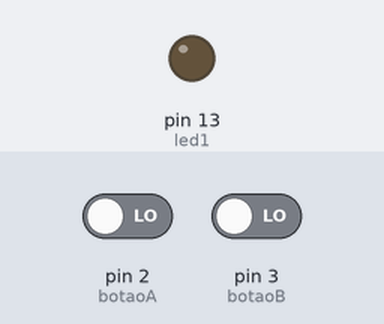
The sketch below on a simulated Arduino Uno, built with avr-gcc and run on an emulated ATmega328P. On the bench: output pins drawn as LEDs (lit = HIGH). Inputs (shaded band) come from the test bench; at power-on: pin 2 (botaoA) LOW, pin 3 (botaoB) LOW.

Above: at 1.2 s.
1.3 s: pin 2 (botaoA) driven HIGH and pin 3 (botaoB) driven HIGH
At 2.1 s:
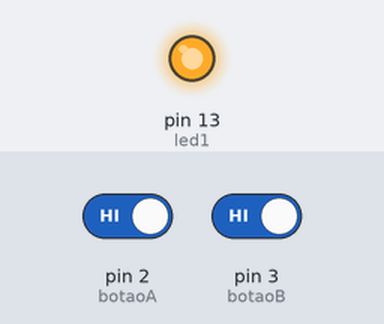
2.8 s: pin 2 (botaoA) driven LOW
At 3.3 s:
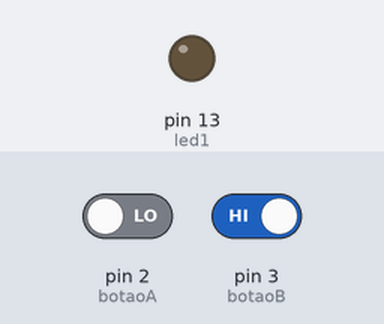
4.3 s: pin 2 (botaoA) driven HIGH
At 5.6 s:
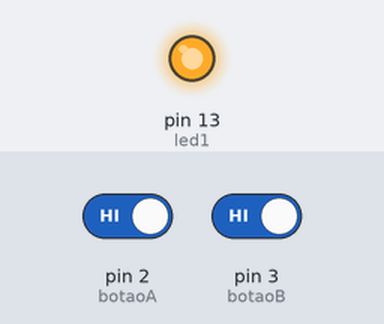
Timing chart, 0 to 7.3 s (numbered marks = the images above; inputs shaded):
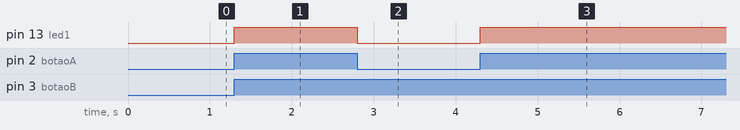

The sketch:

Intertravamento.ino
```cpp
const int botaoA = 2;
const int botaoB = 3;
const int led1 = 13;

void setup() {
  pinMode(botaoA, INPUT);
  pinMode(botaoB, INPUT);
  pinMode(led1, OUTPUT);
}

void loop() {
  int estadoA = digitalRead(botaoA);
  int estadoB = digitalRead(botaoB);

  // Intertravamento de segurança
  if (estadoA == HIGH && estadoB == HIGH) {
    digitalWrite(led1, HIGH);
  } else {
    digitalWrite(led1, LOW);
  }
}
```

Measured:
- after the input at 1.3 s, pin 13 (led1): LOW → HIGH at once
- after the input at 2.8 s, pin 13 (led1): HIGH → LOW at once
- after the input at 4.3 s, pin 13 (led1): LOW → HIGH at once
